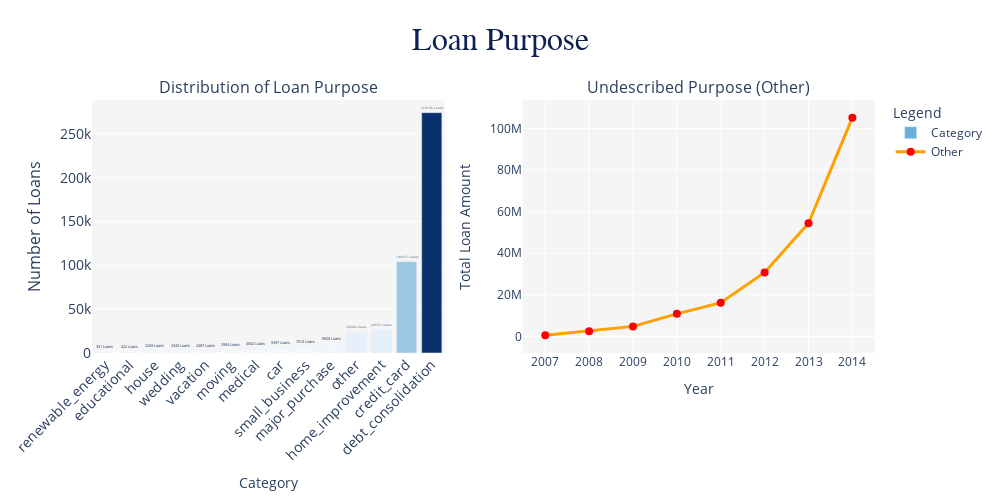

The cell this chart's notebook holds for it:
### Code cell
import plotly.graph_objects as go
from plotly.subplots import make_subplots

# Mengelompokkan data
df_purpose = df.groupby(['purpose', 'Year'])['loan_amnt'].sum().reset_index()
df2 = df.purpose.value_counts().sort_values()

# Membuat subplot
fig = make_subplots(rows=1, cols=2, specs=[[{'type': 'bar'}, {'type': 'scatter'}]],
                    subplot_titles=('Distribution of Loan Purpose', 'Undescribed Purpose (Other)'))

# Mengubah bar chart menjadi vertikal dengan gradasi warna
fig.add_trace(go.Bar(x=df2.index, y=df2, text=df2,
                     marker=dict(color=df2, colorscale='Blues'),
                     name='Category'),
              row=1, col=1)

fig.update_traces(texttemplate='%{text} Loans', textposition='outside')

# Mengubah scatter plot dengan garis dan marker
fig.add_trace(go.Scatter(name='Other', mode='lines+markers',
                         x=df_purpose[df_purpose['purpose'] == 'other']['Year'],
                         y=df_purpose[df_purpose['purpose'] == 'other']['loan_amnt'],
                         line=dict(color='#FFA000', width=3),
                         marker=dict(size=8, color='red', symbol='circle')),
              row=1, col=2)

# Menyesuaikan hovertemplate
fig.update_traces(
    hovertemplate='Year: %{x} <br>Total Loan: $%{y:,.0f}'
)

# Menyesuaikan layout
fig.update_layout(title='Loan Purpose',
                  title_font_family="Arial Black", title_font_color="#0c2054", title_font_size=32, title_x=0.5,
                  width=1000, height=500,
                  xaxis=dict(title='Category', tickfont_size=14, tickangle=-45),
                  yaxis=dict(title='Number of Loans', titlefont_size=16, tickfont_size=14),
                  legend=dict(title='Legend', font=dict(size=12)),
                  plot_bgcolor="whitesmoke")

# Menyesuaikan sumbu scatter plot
fig.update_xaxes(title='Year', row=1, col=2)
fig.update_yaxes(title='Total Loan Amount', row=1, col=2)

plotly.offline.iplot(fig)

### Figure 1 — Plotly figure (JSON) as saved in the notebook; plotly's stock layout.template omitted (floating-point values rounded to 4 significant figures)
{"data": [{"hovertemplate": "Year: %{x} <br>Total Loan: $%{y:,.0f}", "marker": {"color": [351, 422, 2269, 2343, 2487, 2994, 4602, 5397, 7013, 9828, 23690, 26537, 104157, 274195], "colorscale": [[0, "rgb(247,251,255)"], [0.125, "rgb(222,235,247)"], [0.25, "rgb(198,219,239)"], [0.375, "rgb(158,202,225)"], [0.5, "rgb(107,174,214)"], [0.625, "rgb(66,146,198)"], [0.75, "rgb(33,113,181)"], [0.875, "rgb(8,81,156)"], [1, "rgb(8,48,107)"]]}, "name": "Category", "text": [351, 422, 2269, 2343, 2487, 2994, 4602, 5397, 7013, 9828, 23690, 26537, 104157, 274195], "textposition": "outside", "texttemplate": "%{text} Loans", "type": "bar", "x": ["renewable_energy", "educational", "house", "wedding", "vacation", "moving", "medical", "car", "small_business", "major_purchase", "other", "home_improvement", "credit_card", "debt_consolidation"], "xaxis": "x", "y": [351, 422, 2269, 2343, 2487, 2994, 4602, 5397, 7013, 9828, 23690, 26537, 104157, 274195], "yaxis": "y"}, {"hovertemplate": "Year: %{x} <br>Total Loan: $%{y:,.0f}", "line": {"color": "#FFA000", "width": 3}, "marker": {"color": "red", "size": 8, "symbol": "circle"}, "mode": "lines+markers", "name": "Other", "type": "scatter", "x": ["2007", "2008", "2009", "2010", "2011", "2012", "2013", "2014"], "xaxis": "x2", "y": [556275, 2545275, 4861950, 10889425, 16278475, 30780175, 54440175, 105173150], "yaxis": "y2"}], "layout": {"annotations": [{"font": {"size": 16}, "showarrow": false, "text": "Distribution of Loan Purpose", "x": 0.225, "xanchor": "center", "xref": "paper", "y": 1, "yanchor": "bottom", "yref": "paper"}, {"font": {"size": 16}, "showarrow": false, "text": "Undescribed Purpose (Other)", "x": 0.775, "xanchor": "center", "xref": "paper", "y": 1, "yanchor": "bottom", "yref": "paper"}], "height": 500, "legend": {"font": {"size": 12}, "title": {"text": "Legend"}}, "plot_bgcolor": "whitesmoke", "title": {"font": {"color": "#0c2054", "family": "Arial Black", "size": 32}, "text": "Loan Purpose", "x": 0.5}, "width": 1000, "xaxis": {"anchor": "y", "domain": [0, 0.45], "tickangle": -45, "tickfont": {"size": 14}, "title": {"text": "Category"}}, "xaxis2": {"anchor": "y2", "domain": [0.55, 1], "title": {"text": "Year"}}, "yaxis": {"anchor": "x", "domain": [0, 1], "tickfont": {"size": 14}, "title": {"font": {"size": 16}, "text": "Number of Loans"}}, "yaxis2": {"anchor": "x2", "domain": [0, 1], "title": {"text": "Total Loan Amount"}}}}
